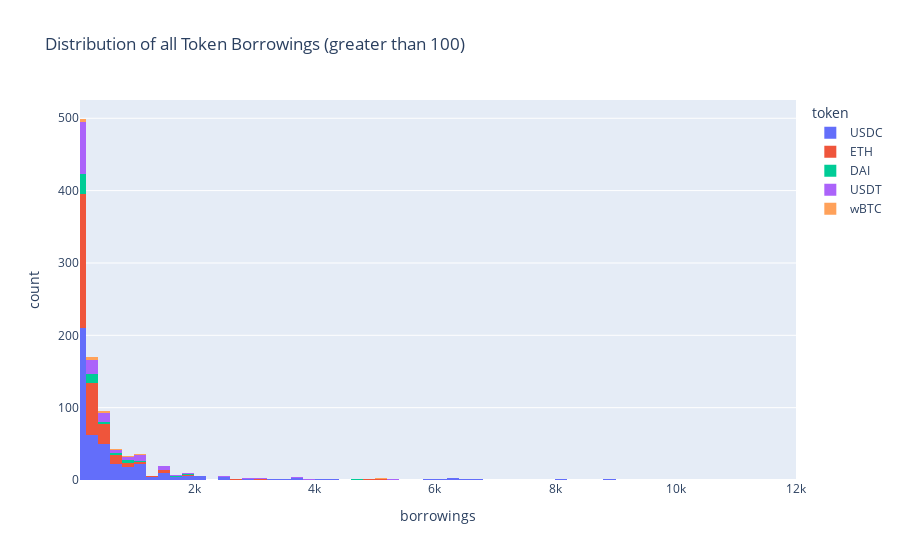

The notebook cell saved with this chart:
### Code cell
# Comparative Token Distribution (greater than 100)

tmp = [
    {'token': token, 'borrowings': user_state.token_states[token].borrowings * prices.prices[token] / 10**constants.get_decimals(token)}
    for user_state in state.user_states.values()
    for token in constants.symbol_decimals_map.keys()
]

token_data = pandas.DataFrame(tmp)
token_data['borrowings'] = token_data['borrowings'].astype(float)
token_data = token_data[token_data['borrowings'] > 100]
fig = px.histogram(token_data, x='borrowings', color='token', title='Distribution of all Token Borrowings (greater than 100)', nbins= 100)
fig.update_xaxes(range = [100, 12000])
fig.show()

### Figure 1 — Plotly figure (JSON) as saved in the notebook; plotly's stock layout.template omitted (floating-point values rounded to 4 significant figures; data arrays with more than 128 entries replaced by an {"elided": "..."} marker saying what was removed)
{"data": [{"alignmentgroup": "True", "bingroup": "x", "hovertemplate": "token=USDC<br>borrowings=%{x}<br>count=%{y}<extra></extra>", "legendgroup": "USDC", "marker": {"color": "#636efa", "pattern": {"shape": ""}}, "name": "USDC", "nbinsx": 100, "offsetgroup": "USDC", "orientation": "v", "showlegend": true, "type": "histogram", "x": {"elided": "434 float values"}, "xaxis": "x", "yaxis": "y"}, {"alignmentgroup": "True", "bingroup": "x", "hovertemplate": "token=ETH<br>borrowings=%{x}<br>count=%{y}<extra></extra>", "legendgroup": "ETH", "marker": {"color": "#EF553B", "pattern": {"shape": ""}}, "name": "ETH", "nbinsx": 100, "offsetgroup": "ETH", "orientation": "v", "showlegend": true, "type": "histogram", "x": {"elided": "319 float values"}, "xaxis": "x", "yaxis": "y"}, {"alignmentgroup": "True", "bingroup": "x", "hovertemplate": "token=DAI<br>borrowings=%{x}<br>count=%{y}<extra></extra>", "legendgroup": "DAI", "marker": {"color": "#00cc96", "pattern": {"shape": ""}}, "name": "DAI", "nbinsx": 100, "offsetgroup": "DAI", "orientation": "v", "showlegend": true, "type": "histogram", "x": [1745.0, 499.6, 1995.0, 199.5, 759.2, 986.0, 206.5, 1085.0, 148.7, 239.9, 197.2, 539.0, 106.2, 132.0, 988.0, 161.9, 103.0, 104.0, 106.0, 108.5, 190.1, 103.5, 783.1, 122.7, 107.7, 104.0, 123.4, 4693.0, 137.1, 256.6, 295.8, 118.9, 268.4, 153.2, 139.6, 110.2, 138.5, 227.7, 144.6, 114.0, 126.6, 124.3, 246.6, 368.4, 380.6, 129.8, 128.2, 295.8, 986.0, 748.5, 295.8, 256.3, 857.8, 1738.0], "xaxis": "x", "yaxis": "y"}, {"alignmentgroup": "True", "bingroup": "x", "hovertemplate": "token=USDT<br>borrowings=%{x}<br>count=%{y}<extra></extra>", "legendgroup": "USDT", "marker": {"color": "#ab63fa", "pattern": {"shape": ""}}, "name": "USDT", "nbinsx": 100, "offsetgroup": "USDT", "orientation": "v", "showlegend": true, "type": "histogram", "x": {"elided": "141 float values"}, "xaxis": "x", "yaxis": "y"}, {"alignmentgroup": "True", "bingroup": "x", "hovertemplate": "token=wBTC<br>borrowings=%{x}<br>count=%{y}<extra></extra>", "legendgroup": "wBTC", "marker": {"color": "#FFA15A", "pattern": {"shape": ""}}, "name": "wBTC", "nbinsx": 100, "offsetgroup": "wBTC", "orientation": "v", "showlegend": true, "type": "histogram", "x": [297.2, 293.8, 535.2, 115.4, 151.5, 200.0, 15990.0, 342.5, 721.4, 424.8, 918.5, 172.3, 1128.0, 1863.0, 130.7, 5049.0, 5049.0], "xaxis": "x", "yaxis": "y"}], "layout": {"barmode": "relative", "legend": {"title": {"text": "token"}, "tracegroupgap": 0}, "title": {"text": "Distribution of all Token Borrowings (greater than 100)"}, "xaxis": {"anchor": "y", "domain": [0, 1], "range": [100, 12000], "title": {"text": "borrowings"}}, "yaxis": {"anchor": "x", "domain": [0, 1], "title": {"text": "count"}}}}
